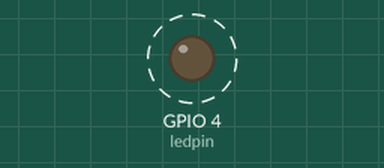
The sketch below on a simulated ESP32. Shown: output pins drawn as LEDs (lit = HIGH). Dashed ring = blinking. Random numbers use the default seed unless the sketch sets one; what the sketch prints to the serial monitor is not drawn.

Above: at 0.5 s.
Timing chart, 0 to 3.0 s (numbered marks = the images above):
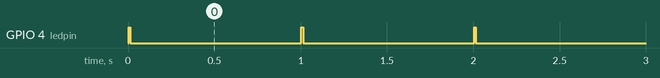

Measured:
- by itself, GPIO 4 (ledpin): alternates HIGH for 0.01 s and LOW for 0.99 s

The sketch:

many-to-one-sender.ino
```cpp
#include <esp_now.h>
#include <WiFi.h>

int ledpin = 4;

uint8_t broadcastAddress[] = {0x94, 0xB9, 0x7E, 0xD9, 0xA5, 0x68};

typedef struct struct_message
{
  int id;
  int x;
  int y;
}struct_message;

struct_message myData;

esp_now_peer_info_t peerInfo;

void OnDataSent(const uint8_t *mac_addr, esp_now_send_status_t status) {
  digitalWrite(ledpin, HIGH);
  delay(10);
  digitalWrite(ledpin, LOW);
  Serial.print("\r\nLast Packet Send Status:\t");
  Serial.println(status == ESP_NOW_SEND_SUCCESS ? "Delivery Success" : "Delivery Fail");
}

void setup() {
  // Init Serial Monitor
  Serial.begin(115200);

  pinMode(ledpin, OUTPUT);

  // Set device as a Wi-Fi Station
  WiFi.mode(WIFI_STA);

  // Init ESP-NOW
  if (esp_now_init() != ESP_OK) {
    Serial.println("Error initializing ESP-NOW");
    return;
  }

  // Once ESPNow is successfully Init, we will register for Send CB to
  // get the status of Trasnmitted packet
  esp_now_register_send_cb(OnDataSent);

  // Register peer
  memcpy(peerInfo.peer_addr, broadcastAddress, 6);
  peerInfo.channel = 0;
  peerInfo.encrypt = false;

  // Add peer
  if (esp_now_add_peer(&peerInfo) != ESP_OK){
    Serial.println("Failed to add peer");
    return;
  }
}

void loop()
{
  myData.id = 2;
  myData.x = random(0,50);
  myData.y = random(0,50);

  esp_err_t result = esp_now_send(broadcastAddress, (uint8_t *) &myData, sizeof(myData));

  if(result == ESP_OK){
    Serial.println("Sent with success");
  }else{
    Serial.println("Error sending Data");
  }
  delay(1000);
}
```
